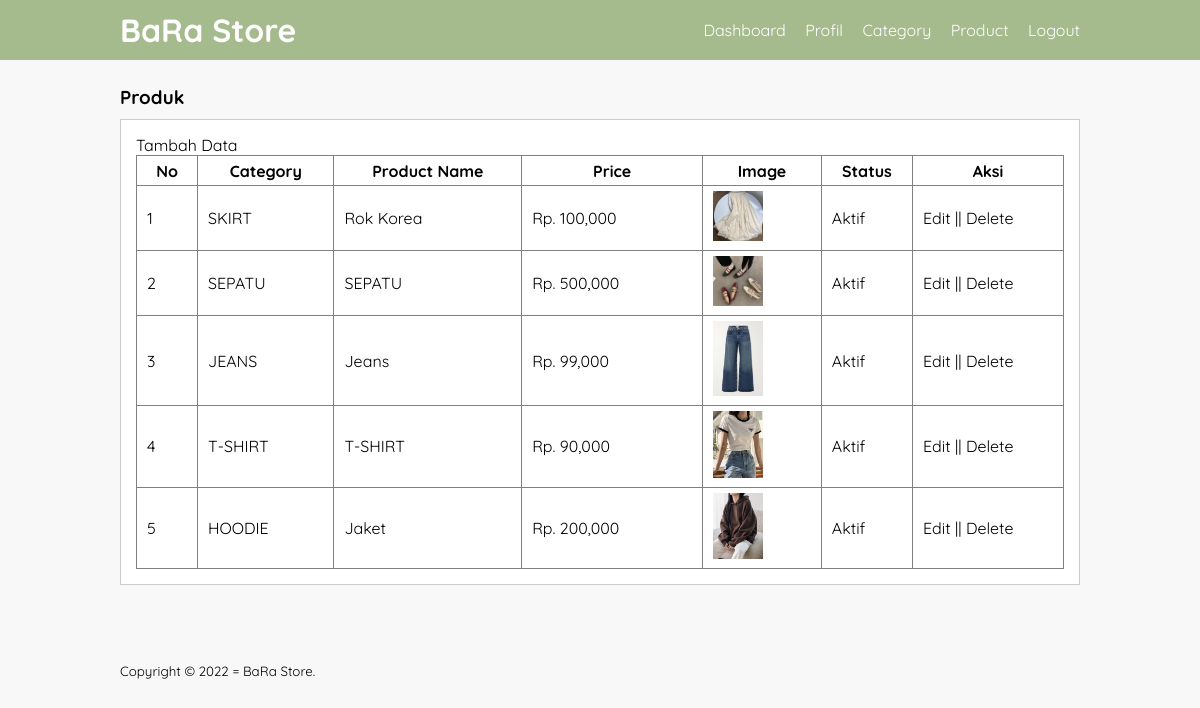
Page /data_product.php (signed in) on the committed database.
### tables this page shows
CREATE TABLE `tb_product` (
  `product_id` int(11) NOT NULL,
  `category_id` int(11) NOT NULL,
  `product_name` varchar(100) NOT NULL,
  `product_price` int(11) NOT NULL,
  `product_description` text NOT NULL,
  `product_image` varchar(100) NOT NULL,
  `product_status` tinyint(1) NOT NULL,
  `date_created` timestamp NOT NULL DEFAULT current_timestamp() ON UPDATE current_timestamp()
);

CREATE TABLE `tb_category` (
  `category_id` int(11) NOT NULL,
  `category_name` varchar(25) NOT NULL
);

### data_product.php (the view, shortened to what this page needs)
<?php
  include 'db.php';
?>
<!DOCTYPE html>
<html lang="en">
<head>
    <link rel="stylesheet" type="text/css" href="Css/style.css">
</head>
<body>
    <header>
        <div class="container">
        <h1><a href="dashboard.php">BaRa Store</a></h1>
        <ul>
            <li><a href="dashboard.php">Dashboard</a></li>
            <li><a href="profil.php">Profil</a></li>
            <li><a href="category.php">Category</a></li>
            <li><a href="data_product.php">Product</a></li>
            <li><a href="logout.php">Logout</a></li>
        </ul>
        </div>
    </header>
    <div class="section">
        <div class="container">
            <h3>Produk</h3>
            <div class="box">
                <p><a href="tambah_product.php">Tambah Data</a></p>
            <table border="1" cellspacing="0" class="table">
                    <thead>
                        <tr>
                            <th width="60px">No</th>
                            <th>Category</th>
                            <th>Product Name</th>
                            <th>Price</th>
                            <th>Image</th>
                            <th>Status</th>
                            <th width="150px">Aksi</th>
                        </tr>
                    </thead>
                    <tbody>
                        <?php
                        $no = 1;
                        $product = mysqli_query($conn, "SELECT * FROM tb_product LEFT JOIN tb_category USING (category_id)ORDER BY product_id DESC");
                        if(mysqli_num_rows($product) > 0){
                        while($row = mysqli_fetch_array($product)){
                        ?>
                        <tr>
                            <td><?php echo $no++ ?></td>
                            <td><?php echo $row ['category_name']?></td>
                            <td><?php echo $row ['product_name']?></td>
                            <td>Rp. <?php echo number_format($row ['product_price'])?></td>
                            <td><a href="produk/<?php echo $row['product_image'] ?>" target="_blank"><img src="produk/<?php echo $row['product_image']?>" width="50px"></a></td>
                            <td><?php echo ($row ['product_status'] == 0)? 'Tidak Aktif':'Aktif';?></td>
                            <td>
                                <a href="edit_product.php?id=<?php echo $row ['product_id']?>">Edit</a> || <a href="proses_delete.php?idp=<?php echo $row['product_id']?>" onclick="return confirm('Yakin ingin hapus ?')">Delete</a>
                            </td>
                        </tr>
                        <?php }}else{ ?>
                            <tr>
                                <td colspan="7">Tidak ada data</td>
                            </tr>
                            <?php } ?>
                    </tbody>
                </table>
            </div>
        </div>
    </div>
    <footer>
        <div class="container">
            <small>Copyright &copy; 2022 = BaRa Store.</small>
        </div>
    </footer>
</body>
</html>

### css/style.css (style rules this page uses)
* { padding: 0; margin: 0; font-family: 'Quicksand', sans-serif; }
body { background-color: #f8f8f8; }
a { color: inherit; text-decoration: none; }
header { background-color: #A6BB8D; color: #fff; }
header h1 { float: left; padding: 10px 0; }
header ul { float: right; }
header ul li { display: inline-block; }
header ul li a { padding: 20px 0 20px 15px; display: inline-block; }
footer { padding: 25px 0; }
.container { width: 80%; margin: 0 auto; }
.container:after { content: ''; display: block; clear: both; }
.section { padding: 25px 0; }
.box { background-color: #fff; border: 1px solid #ccc; padding: 15px; box-sizing: border-box; margin: 10px 0 25px 0; }
.box:after { content: ''; display: block; clear: both; }
.table { width: 100%; border-collapse: collapse; }
.table tr { height: 30px; }
.table tr td { padding: 5px 10px; }

### rows in the picture
tb_product: category.category_name "SKIRT", product_name "Rok Korea", product_price "100,000", product_image (picture), product_status "Aktif"
tb_product: category.category_name "SEPATU", product_name "SEPATU", product_price "500,000", product_image (picture), product_status "Aktif"
tb_product: category.category_name "JEANS", product_name "Jeans", product_price "99,000", product_image (picture), product_status "Aktif"
tb_product: category.category_name "T-SHIRT", product_name "T-SHIRT", product_price "90,000", product_image (picture), product_status "Aktif"
tb_product: category.category_name "HOODIE", product_name "Jaket", product_price "200,000", product_image (picture), product_status "Aktif"
